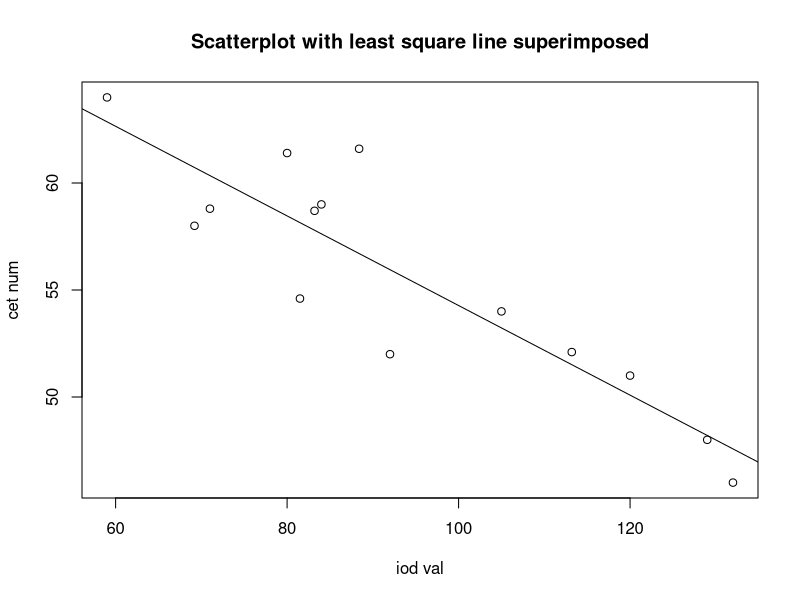

Generate this figure with R:
#Ex12.4, Page 479
#Answers may slightly vary due to rounding off of values

x<-c(132.0,129.0,120.0,113.2,105.0,92.0,84.0,83.2,88.4,59.0,80.0,81.5,71.0,69.2)
y<-c(46.0,48.0,51.0,52.1,54.0,52.0,59.0,58.7,61.6,64.0,61.4,54.6,58.8,58.0)
data1<-data.frame(x,y)

#To display regression model
model<-lm(y~x,data=data1)
cat("Regression model of data:\n")
a<-summary(model)
print(a)

#To display the scatterplot 
plot(x,y,main="Scatterplot with least square line superimposed",xlab="iod val",ylab="cet num")
abline(a$coefficients[1],a$coefficients[2])
